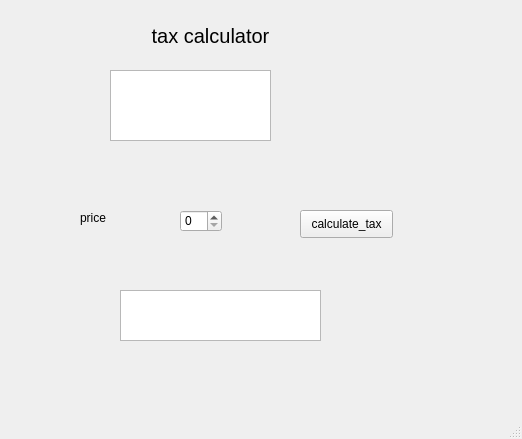
<?xml version="1.0" encoding="UTF-8"?>
<ui version="4.0">
 <class>MainWindow</class>
 <widget class="QMainWindow" name="MainWindow">
  <property name="geometry">
   <rect>
    <x>0</x>
    <y>0</y>
    <width>522</width>
    <height>439</height>
   </rect>
  </property>
  <property name="windowTitle">
   <string>MainWindow</string>
  </property>
  <widget class="QWidget" name="centralwidget">
   <widget class="QTextEdit" name="price_box">
    <property name="geometry">
     <rect>
      <x>110</x>
      <y>70</y>
      <width>161</width>
      <height>71</height>
     </rect>
    </property>
   </widget>
   <widget class="QLabel" name="label">
    <property name="geometry">
     <rect>
      <x>80</x>
      <y>210</y>
      <width>58</width>
      <height>15</height>
     </rect>
    </property>
    <property name="text">
     <string>price</string>
    </property>
   </widget>
   <widget class="QSpinBox" name="tax_rate">
    <property name="geometry">
     <rect>
      <x>180</x>
      <y>210</y>
      <width>42</width>
      <height>22</height>
     </rect>
    </property>
    <property name="maximum">
     <number>20</number>
    </property>
   </widget>
   <widget class="QPushButton" name="calc_tax_button">
    <property name="geometry">
     <rect>
      <x>300</x>
      <y>210</y>
      <width>93</width>
      <height>28</height>
     </rect>
    </property>
    <property name="text">
     <string>calculate_tax</string>
    </property>
   </widget>
   <widget class="QTextEdit" name="results_window">
    <property name="geometry">
     <rect>
      <x>120</x>
      <y>290</y>
      <width>201</width>
      <height>51</height>
     </rect>
    </property>
   </widget>
   <widget class="QLabel" name="label_2">
    <property name="geometry">
     <rect>
      <x>140</x>
      <y>20</y>
      <width>141</width>
      <height>31</height>
     </rect>
    </property>
    <property name="font">
     <font>
      <pointsize>15</pointsize>
     </font>
    </property>
    <property name="text">
     <string>tax calculator</string>
    </property>
    <property name="alignment">
     <set>Qt::AlignCenter</set>
    </property>
   </widget>
  </widget>
  <widget class="QMenuBar" name="menubar">
   <property name="geometry">
    <rect>
     <x>0</x>
     <y>0</y>
     <width>522</width>
     <height>25</height>
    </rect>
   </property>
  </widget>
  <widget class="QStatusBar" name="statusbar"/>
 </widget>
 <resources/>
 <connections/>
</ui>
